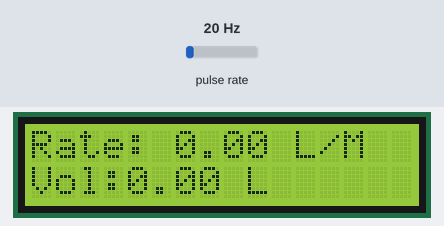
A sketch run on a simulated Arduino Uno, built with avr-gcc and run on an emulated ATmega328P. Parts: 16×2 character LCD. Wiring (inferred from the names in the program): pulse sensor: data pin 2. The test bench sets the inputs (shaded band); at power-on: pulse rate 20 Hz. What the sketch prints to the serial monitor is not drawn.

Above: at 1.7 s.
1.8 s: pulse rate (sensor on pin 2) set to 150 Hz
At 3.5 s:
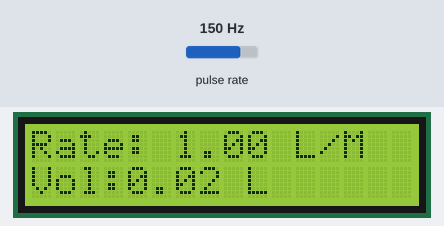
4.8 s: pulse rate (sensor on pin 2) set to 4 Hz
At 7.0 s:
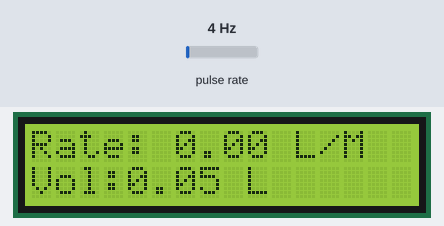
7.6 s: pulse rate (sensor on pin 2) set to 100 Hz
At 9.9 s:
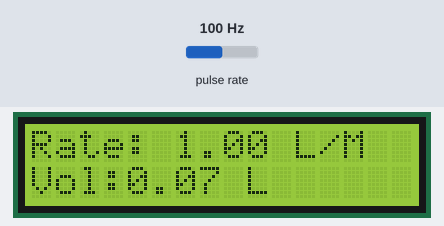
Timing chart, 0 to 11.4 s (numbered marks = the images above; inputs shaded):
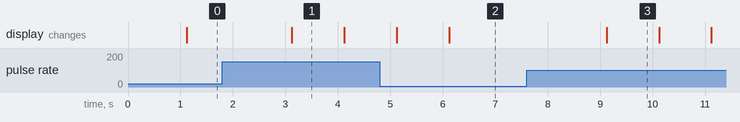

Measured:
- after the input at 1.8 s, the display: changes after 1.3 s (image 1)
- after the input at 7.6 s, the display: changes after 1.5 s (image 3)
- what the display in image 1 shows lasts 1.0 s, from 3.1 s to 4.1 s

The sketch:

trPhu.ino
```cpp
volatile int flow_frequency; // Measures flow sensor pulses
// Calculated litres/hour
 float vol = 0.0,l_minute;
unsigned char flowsensor = 2; // Sensor Input
unsigned long currentTime;
unsigned long cloopTime;
#include <LiquidCrystal_I2C.h>
LiquidCrystal_I2C lcd(0x27,16,2);
void flow () // Interrupt function
{
   flow_frequency++;
}
void setup()
{
   pinMode(flowsensor, INPUT);
   digitalWrite(flowsensor, HIGH); // Optional Internal Pull-Up
   Serial.begin(9600);
   lcd.begin();
   attachInterrupt(digitalPinToInterrupt(flowsensor), flow, RISING); // Setup Interrupt
   lcd.clear();
   lcd.setCursor(0,0);
   lcd.print("Water Flow Meter");
   lcd.setCursor(0,1);
   lcd.print("Circuit Digest");
   currentTime = millis();
   cloopTime = currentTime;
}
void loop ()
{
   currentTime = millis();
   // Every second, calculate and print litres/hour
   if(currentTime >= (cloopTime + 1000))
   {
    cloopTime = currentTime; // Updates cloopTime
    if(flow_frequency != 0){
      // Pulse frequency (Hz) = 98Q, Q is flow rate in L/min.
      l_minute = (flow_frequency / 98); // (Pulse frequency x 60 min) / 98Q = flowrate in L/hour
      lcd.clear();
      lcd.setCursor(0,0);
      lcd.print("Rate: ");
      lcd.print(l_minute);
      lcd.print(" L/M");
      l_minute = l_minute/60;
      lcd.setCursor(0,1);
      vol = vol +l_minute;
      lcd.print("Vol:");
      lcd.print(vol);
      lcd.print(" L");
      flow_frequency = 0; // Reset Counter
      Serial.print(l_minute, DEC); // Print litres/hour
      Serial.println(" L/Sec");
    }
    else {
      Serial.println(" flow rate = 0 ");
      lcd.clear();
      lcd.setCursor(0,0);
      lcd.print("Rate: ");
      lcd.print( flow_frequency );
      lcd.print(" L/M");
      lcd.setCursor(0,1);
      lcd.print("Vol:");
      lcd.print(vol);
      lcd.print(" L");
    }
   }
}
```
